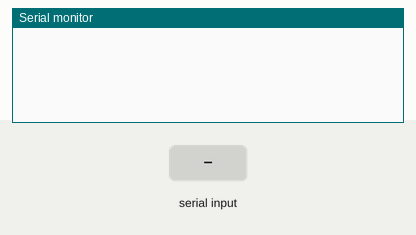
Recording of a sketch running on a simulated Arduino Uno, built with avr-gcc and run on an emulated ATmega328P. On the bench: the last lines printed to the serial monitor. The inputs (shaded band) are chosen by the test bench.

Above: at 1.2 s.
1.3 s: "90,45,200\n" received over Serial
At 2.5 s:
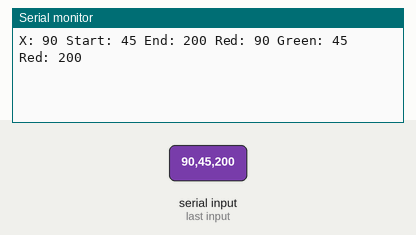
2.8 s: "90,45,200,10\n" received over Serial
At 3.7 s:
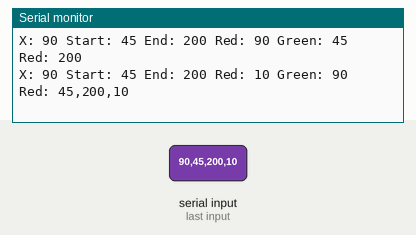

The sketch:

Blink.ino
```cpp
#include "FastLED.h"

// How many leds in your strip?
#define NUM_LEDS_1 3 //crosswalk
#define NUM_LEDS_2 24 //road
#define NUM_LEDS_3 3 //other_building
#define NUM_LEDS_4 9 //water tower
#define NUM_LEDS_5 4 //building
#define NUM_LEDS_6 8 //power_plant


#define DATA_PIN_1 2
#define DATA_PIN_2 3
#define DATA_PIN_3 4
#define DATA_PIN_4 5
#define DATA_PIN_5 6
#define DATA_PIN_6 7


// Define the array of leds
CRGB crosswalk[NUM_LEDS_1];
CRGB road[NUM_LEDS_2];
CRGB other_building[NUM_LEDS_3];
CRGB water_tower[NUM_LEDS_4];
CRGB building[NUM_LEDS_5];
CRGB power_plant[NUM_LEDS_6];

void setup() {


  Serial.begin(9600);
  FastLED.setBrightness( 100 );
  FastLED.addLeds<WS2812B, DATA_PIN_1, GRB>(crosswalk, NUM_LEDS_1);
  FastLED.addLeds<WS2812B, DATA_PIN_2, GRB>(road, NUM_LEDS_2);
  FastLED.addLeds<WS2812B, DATA_PIN_3, GRB>(other_building, NUM_LEDS_3);
  FastLED.addLeds<WS2812B, DATA_PIN_4, GRB>(water_tower, NUM_LEDS_4);
  FastLED.addLeds<WS2812B, DATA_PIN_5, GRB>(building, NUM_LEDS_5);
  FastLED.addLeds<WS2812B, DATA_PIN_6, GRB>(power_plant, NUM_LEDS_6);

}
String str;
void loop() {
  if (Serial.available() > 0)
  {
    str = Serial.readStringUntil('\n');


    int cI = str.indexOf(','); // comma index
    int cI2 = str.indexOf(',', cI + 1);
    int cI3 = str.indexOf(',', cI2 + 1);
    int cI4 = str.indexOf(',', cI3 + 1);
    int cI5 = str.indexOf(',', cI4 + 1);

    String x = str.substring(0, cI);
    String start = str.substring(cI + 1, cI2);
    String end_ = str.substring(cI2 + 1, cI3);
    String r = str.substring(cI3 + 1, cI4);
    String g = str.substring(cI4 + 1, cI5);
    String b = str.substring(cI5 + 1); //To the end of the string

    Serial.println("X: " + x + " Start: " + start + " End: " + end_ + " Red: " + r + " Green: " + g + " Red: " + b);
    lightLEDStrip(atoi(x.c_str()), atoi(start.c_str()), atoi(end_.c_str()), atoi(r.c_str()),  atoi(g.c_str()), atoi(b.c_str()));

  }
  delay(50);
}

void lightLEDStrip(int x, int start, int end_, int r, int g, int b) {
  if (start < 0) {
    start = 0;
  }
  if (x == 1) {
    if (end_ > NUM_LEDS_1) {
      end_ = NUM_LEDS_1;
    }
    for (int i = start; i < end_; i++) {
      crosswalk[i].setRGB(r, g, b);
      FastLED.show();
    }
  }
  if (x == 2) {
    if (end_ > NUM_LEDS_2) {
      end_ = NUM_LEDS_2;
    }
    for (int i = start; i < end_; i++) {
      road[i].setRGB(r, g, b);
      FastLED.show();
    }
  }
  if (x == 3) {
    if (end_ > NUM_LEDS_3) {
      end_ = NUM_LEDS_3;
    }
    for (int i = start; i < end_; i++) {
      other_building[i].setRGB(r, g, b);
      FastLED.show();
    }
  }
  if (x == 4) {
    if (end_ > NUM_LEDS_4) {
      end_ = NUM_LEDS_4;
    }
    for (int i = start; i < end_; i++) {
      water_tower[i].setRGB(r, g, b);
      FastLED.show();
    }
  }
  if (x == 5) {
    if (end_ > NUM_LEDS_5) {
      end_ = NUM_LEDS_5;
    }
    for (int i = start; i < end_; i++) {
      building[i].setRGB(r, g, b);
      FastLED.show();
    }
  }
  if (x == 6) {
    if (end_ > NUM_LEDS_6) {
      end_ = NUM_LEDS_6;
    }
    for (int i = start; i < end_; i++) {
      power_plant[i].setRGB(r, g, b);
      FastLED.show();
    }
  }
}

void setAllToBlack() {
  for (int i = 0; i < NUM_LEDS_1; i++) {
    road[i].setRGB(0, 0, 0);
    FastLED.show();
  }
  for (int i = 0; i < NUM_LEDS_2; i++) {
    crosswalk[i].setRGB(0, 0, 0);
    FastLED.show();
  }
  for (int i = 0; i < NUM_LEDS_3; i++) {
    water_tower[i].setRGB(0, 0, 0);
    FastLED.show();
  }
  for (int i = 0; i < NUM_LEDS_4; i++) {
    building[i].setRGB(0, 0, 0);
    FastLED.show();
  }
  for (int i = 0; i < NUM_LEDS_5; i++) {
    power_plant[i].setRGB(0, 0, 0);
    FastLED.show();
  }
}
```

Measured:
- after the input at 1.3 s, the serial monitor: prints a new line at once (image 1)
- after the input at 2.8 s, the serial monitor: prints a new line at once (image 2)
